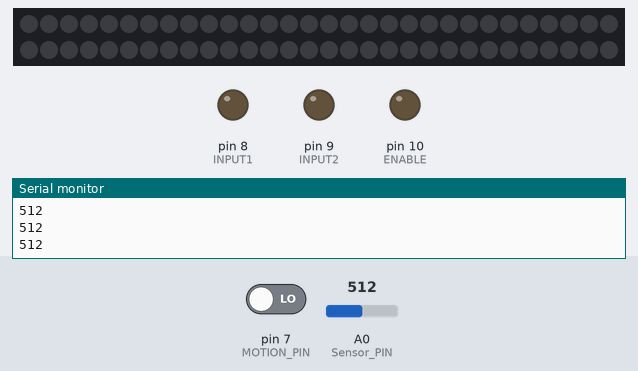
The sketch below on a simulated Arduino Uno, built with avr-gcc and run on an emulated ATmega328P. Parts: 60 RGB LEDs in strip order, left to right, continuing on the next row, output pins drawn as LEDs (lit = HIGH), the last lines printed to the serial monitor. Inputs (shaded band) come from the test bench; at power-on: A0 (Sensor_PIN) = 512, pin 7 (MOTION_PIN) LOW.

Above: at 4.2 s.
4.3 s: A0 (Sensor_PIN) set to 982
5.8 s: A0 (Sensor_PIN) set to 1009
At 6.1 s:
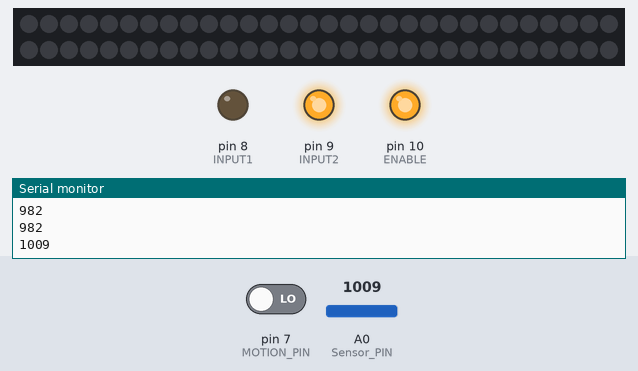
At 11.2 s:
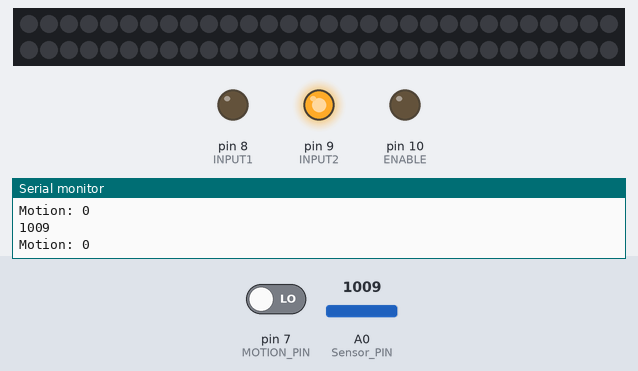
Timing chart, 0 to 12.7 s (numbered marks = the images above; inputs shaded):
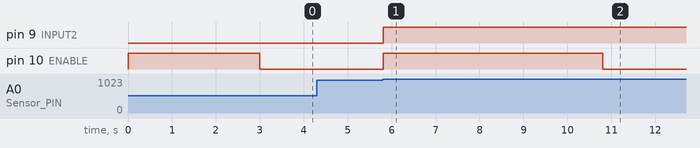

Measured:
- the behaviour switches between 1000 and 1001 on A0 (Sensor_PIN) (found by bisection; images 0 and 1)
- after the input at 5.8 s, pin 9 (INPUT2): LOW → HIGH at once; pin 10 (ENABLE): LOW → HIGH at once, → LOW 5.0 s later

The sketch:

automatic_blinds.ino
```cpp
#include <Adafruit_NeoPixel.h>
int Sensor_PIN = A0;
int INPUT1 = 8;
int INPUT2 = 9;
int ENABLE = 10;
int BlindState = 0;
int SensorValue = 0;

int MOTION_PIN = 7;
int LED_PIN = 6;

int threshold = 200;  // Blinds roll back up below threshold

#define NUM_LEDS 60

Adafruit_NeoPixel strip(NUM_LEDS, LED_PIN, NEO_GRB + NEO_KHZ800);

void setup() {
  pinMode(Sensor_PIN, INPUT);
  pinMode(INPUT1, OUTPUT);
  pinMode(INPUT2, OUTPUT);
  pinMode(ENABLE, OUTPUT);
  pinMode(MOTION_PIN, INPUT);

  Serial.begin(9600);

  strip.begin();
  strip.show(); // all OFF

  digitalWrite(ENABLE, HIGH);

  delay(3000);
}

void loop() {

  // read Sensor
  SensorValue = analogRead(Sensor_PIN);
  Serial.println(SensorValue);                          // Gives ADC converted brightness of photoresistor

  if (SensorValue > 1000 && BlindState == 0) {
    // Close blinds
    digitalWrite(ENABLE, HIGH);
    digitalWrite(INPUT1, LOW);
    digitalWrite(INPUT2, HIGH);

    delay(5000);

    digitalWrite(ENABLE, LOW);

    BlindState = 1;
    Serial.println(BlindState);
  }

  else if (SensorValue < threshold && BlindState == 1) {
    // Open blinds
    digitalWrite(ENABLE, HIGH);
    digitalWrite(INPUT1, HIGH);
    digitalWrite(INPUT2, LOW);

    delay(5000);

    digitalWrite(ENABLE, LOW);

    BlindState = 0;
  }

  else {
    digitalWrite(ENABLE, LOW);
  }

  //  Motion detection with LED strip
  if (BlindState == 1) {
    int motion = digitalRead(MOTION_PIN);

    Serial.print("Motion: ");
    Serial.println(motion);

    if (motion == HIGH) {
      // Warm white-ish color
      for (int i = 0; i < NUM_LEDS; i++) {
        strip.setPixelColor(i, strip.Color(255, 180, 100));
      }
      strip.show();
    } else {
      strip.clear();
      strip.show();
    }

  } else {
    strip.clear();
    strip.show();
  }
}
```
